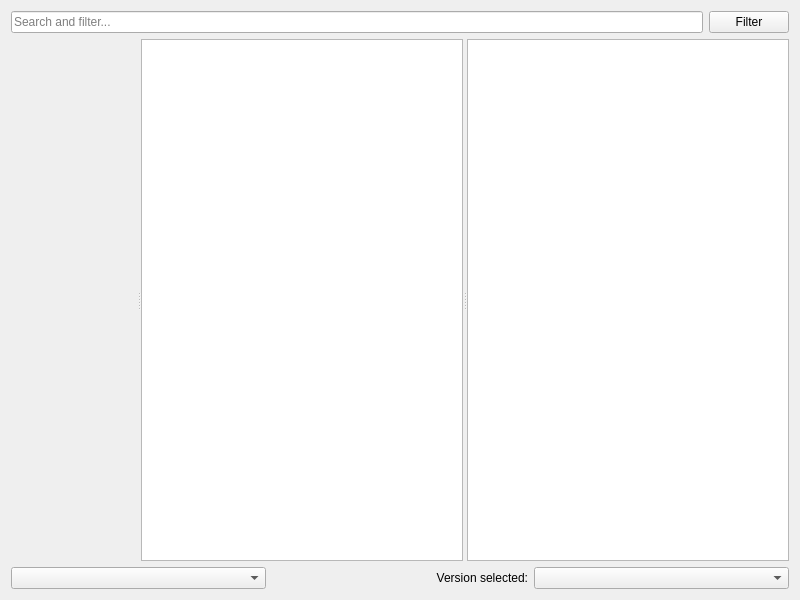
<?xml version="1.0" encoding="UTF-8"?>
<ui version="4.0">
 <class>FlamePage</class>
 <widget class="QWidget" name="FlamePage">
  <property name="geometry">
   <rect>
    <x>0</x>
    <y>0</y>
    <width>800</width>
    <height>600</height>
   </rect>
  </property>
  <layout class="QVBoxLayout" name="verticalLayout">
   <item>
    <layout class="QHBoxLayout" name="horizontalLayout">
     <item>
      <widget class="QLineEdit" name="searchEdit">
       <property name="placeholderText">
        <string>Search and filter...</string>
       </property>
      </widget>
     </item>
     <item>
      <widget class="QPushButton" name="filterButton">
       <property name="text">
        <string>Filter</string>
       </property>
      </widget>
     </item>
    </layout>
   </item>
   <item>
    <widget class="QSplitter" name="splitter">
     <property name="sizePolicy">
      <sizepolicy hsizetype="Expanding" vsizetype="Expanding">
       <horstretch>0</horstretch>
       <verstretch>0</verstretch>
      </sizepolicy>
     </property>
     <property name="orientation">
      <enum>Qt::Horizontal</enum>
     </property>
     <widget class="QWidget" name="widget" native="true"/>
     <widget class="QListView" name="packView">
      <property name="horizontalScrollBarPolicy">
       <enum>Qt::ScrollBarAlwaysOff</enum>
      </property>
      <property name="alternatingRowColors">
       <bool>true</bool>
      </property>
      <property name="iconSize">
       <size>
        <width>48</width>
        <height>48</height>
       </size>
      </property>
     </widget>
     <widget class="ProjectDescriptionPage" name="packDescription">
      <property name="openExternalLinks">
       <bool>true</bool>
      </property>
      <property name="openLinks">
       <bool>true</bool>
      </property>
     </widget>
    </widget>
   </item>
   <item>
    <layout class="QHBoxLayout">
     <item>
      <widget class="QComboBox" name="sortByBox"/>
     </item>
     <item>
      <widget class="QLabel" name="label">
       <property name="text">
        <string>Version selected:</string>
       </property>
       <property name="alignment">
        <set>Qt::AlignRight|Qt::AlignTrailing|Qt::AlignVCenter</set>
       </property>
      </widget>
     </item>
     <item>
      <widget class="QComboBox" name="versionSelectionBox"/>
     </item>
    </layout>
   </item>
  </layout>
 </widget>
 <customwidgets>
  <customwidget>
   <class>ProjectDescriptionPage</class>
   <extends>QTextBrowser</extends>
   <header>ui/widgets/ProjectDescriptionPage.h</header>
  </customwidget>
 </customwidgets>
 <tabstops>
  <tabstop>packView</tabstop>
  <tabstop>packDescription</tabstop>
  <tabstop>sortByBox</tabstop>
  <tabstop>versionSelectionBox</tabstop>
 </tabstops>
 <resources/>
 <connections/>
</ui>
